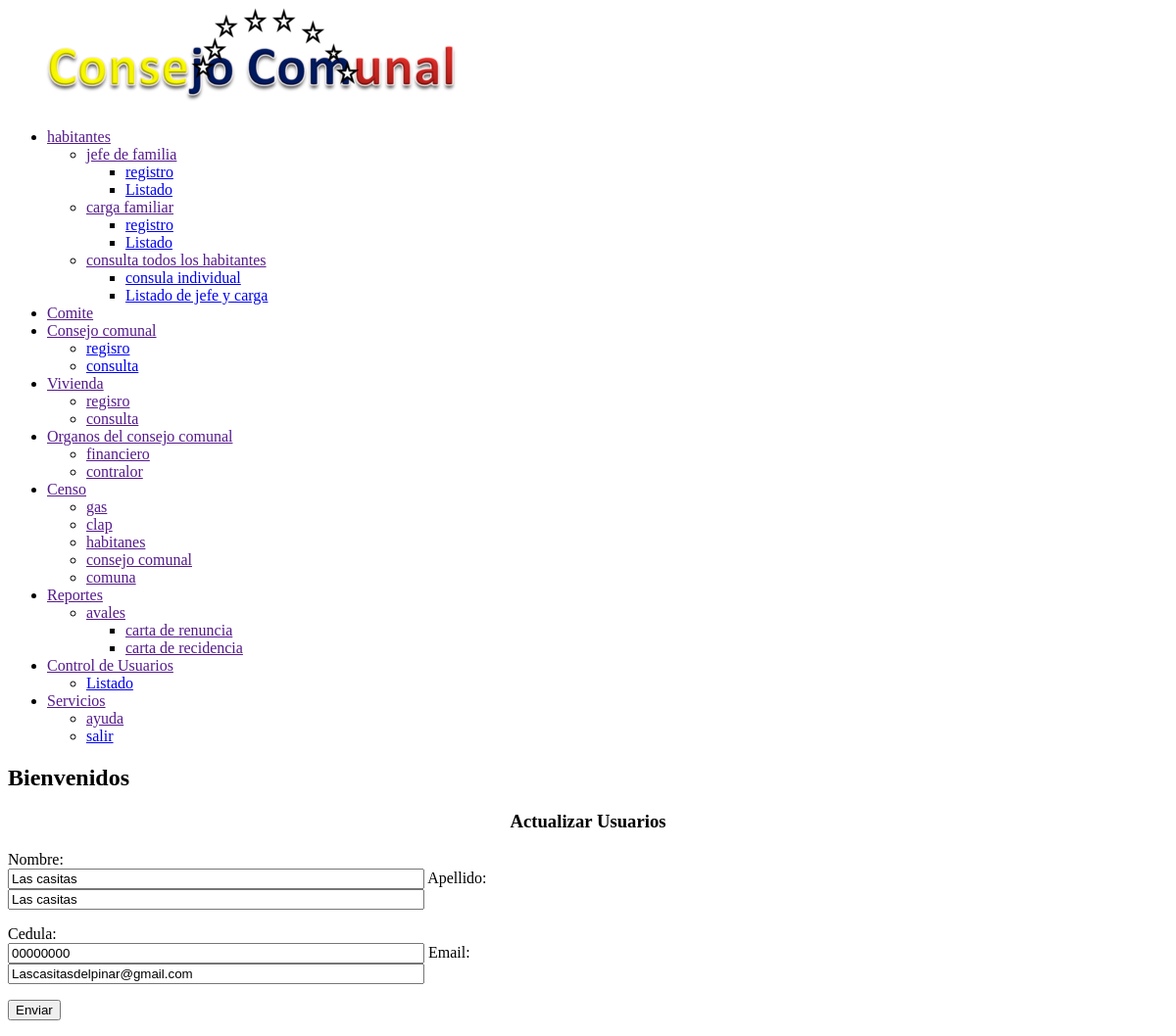
The page /panel/editar_usuarios.php?id=1 (signed in) on the database its author committed.
### tables this page shows
CREATE TABLE `usuarios` (
  `id_usuario` bigint(10) NOT NULL,
  `nombre` varchar(100) NOT NULL DEFAULT '',
  `apellido` varchar(100) NOT NULL DEFAULT '',
  `ci` varchar(100) NOT NULL,
  `correo` varchar(100) NOT NULL,
  `clave` varchar(200) NOT NULL,
  `id_rol` bigint(10) NOT NULL
);

### panel/editar_usuarios.php (the view, shortened to what this page needs)
<?php
include('menu.php');
include('../conexion/cone.php');
  $id = $_GET['id'];
  $sql = "SELECT * FROM usuarios WHERE id_usuario = '".$id."'";
  $result = $conexion->query($sql);
  $row = mysqli_fetch_assoc($result);
?>
<link rel="stylesheet" href="css/estilos.css">
 <body>
 <h2>Bienvenidos</h2>
 <div class="contenedor">
    <h3 align="center">Actualizar Usuarios</h3>
    <form method="POST" action="#">
          Nombre: <br />
          <input type="text" name="nombre" value="<?php echo $row['nombre']; ?>" required size="50" />
          Apellido: <br />
          <input type="text" name="apellido" value="<?php echo $row['apellido']; ?>"required size="50" />
          <p>
          Cedula: <br />
          <input type="text" name="ci" value="<?php echo $row['ci']; ?>" required size="50" />
          Email: <br />
          <input type="email" name="email" value="<?php echo $row['correo']; ?>" required size="50" />
          <p>
          <input type="submit" name="btn" value="Enviar" />
    </form>
 </div>
 </body>

### rows shown on the page
usuarios: nombre "Las casitas", apellido "Las casitas", ci "00000000", email "Lascasitasdelpinar@gmail.com"
